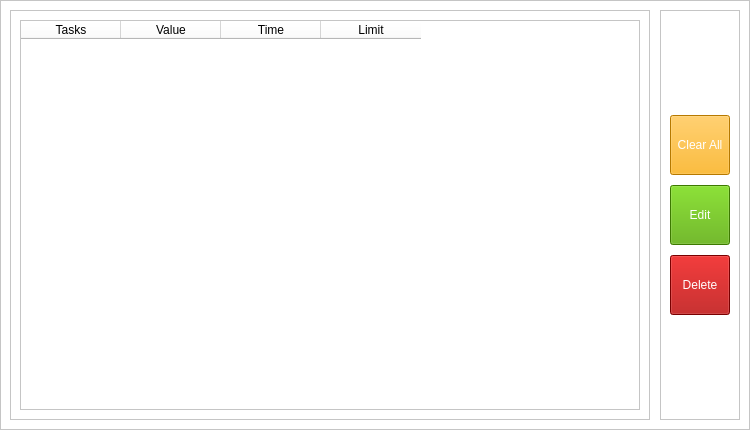
<?xml version="1.0" encoding="UTF-8"?>
<ui version="4.0">
 <class>current_programs_form</class>
 <widget class="QWidget" name="current_programs_form">
  <property name="geometry">
   <rect>
    <x>0</x>
    <y>0</y>
    <width>750</width>
    <height>430</height>
   </rect>
  </property>
  <property name="windowTitle">
   <string>Form</string>
  </property>
  <widget class="QFrame" name="win_current_programs">
   <property name="geometry">
    <rect>
     <x>0</x>
     <y>0</y>
     <width>750</width>
     <height>430</height>
    </rect>
   </property>
   <property name="styleSheet">
    <string notr="true">background-color: rgb(255, 255, 255);</string>
   </property>
   <property name="frameShape">
    <enum>QFrame::StyledPanel</enum>
   </property>
   <property name="frameShadow">
    <enum>QFrame::Raised</enum>
   </property>
   <widget class="QFrame" name="frame_2">
    <property name="geometry">
     <rect>
      <x>10</x>
      <y>10</y>
      <width>640</width>
      <height>410</height>
     </rect>
    </property>
    <property name="frameShape">
     <enum>QFrame::StyledPanel</enum>
    </property>
    <property name="frameShadow">
     <enum>QFrame::Raised</enum>
    </property>
    <widget class="QTableWidget" name="current_programs_tasks_view">
     <property name="geometry">
      <rect>
       <x>10</x>
       <y>10</y>
       <width>620</width>
       <height>390</height>
      </rect>
     </property>
     <column>
      <property name="text">
       <string>Tasks</string>
      </property>
     </column>
     <column>
      <property name="text">
       <string>Value</string>
      </property>
     </column>
     <column>
      <property name="text">
       <string>Time</string>
      </property>
     </column>
     <column>
      <property name="text">
       <string>Limit</string>
      </property>
     </column>
    </widget>
   </widget>
   <widget class="QFrame" name="frame_3">
    <property name="geometry">
     <rect>
      <x>660</x>
      <y>10</y>
      <width>80</width>
      <height>410</height>
     </rect>
    </property>
    <property name="frameShape">
     <enum>QFrame::StyledPanel</enum>
    </property>
    <property name="frameShadow">
     <enum>QFrame::Raised</enum>
    </property>
    <widget class="QPushButton" name="btn_clear_all_programs">
     <property name="geometry">
      <rect>
       <x>10</x>
       <y>105</y>
       <width>60</width>
       <height>60</height>
      </rect>
     </property>
     <property name="styleSheet">
      <string notr="true">color: rgb(255, 255, 255);
background-color: rgb(255, 170, 0);
alternate-background-color: rgb(255, 170, 127);</string>
     </property>
     <property name="text">
      <string>Clear All</string>
     </property>
    </widget>
    <widget class="QPushButton" name="btn_edit_programs">
     <property name="geometry">
      <rect>
       <x>10</x>
       <y>175</y>
       <width>60</width>
       <height>60</height>
      </rect>
     </property>
     <property name="styleSheet">
      <string notr="true">color: rgb(255, 255, 255);
background-color: rgb(85, 170, 0);
alternate-background-color: rgb(85, 170, 127);</string>
     </property>
     <property name="text">
      <string>Edit</string>
     </property>
    </widget>
    <widget class="QPushButton" name="btn_delete_programs">
     <property name="geometry">
      <rect>
       <x>10</x>
       <y>245</y>
       <width>60</width>
       <height>60</height>
      </rect>
     </property>
     <property name="styleSheet">
      <string notr="true">color: rgb(255, 255, 255);
background-color: rgb(170, 0, 0);
alternate-background-color: rgb(255, 0, 0);</string>
     </property>
     <property name="text">
      <string>Delete</string>
     </property>
    </widget>
   </widget>
  </widget>
 </widget>
 <resources/>
 <connections/>
</ui>
